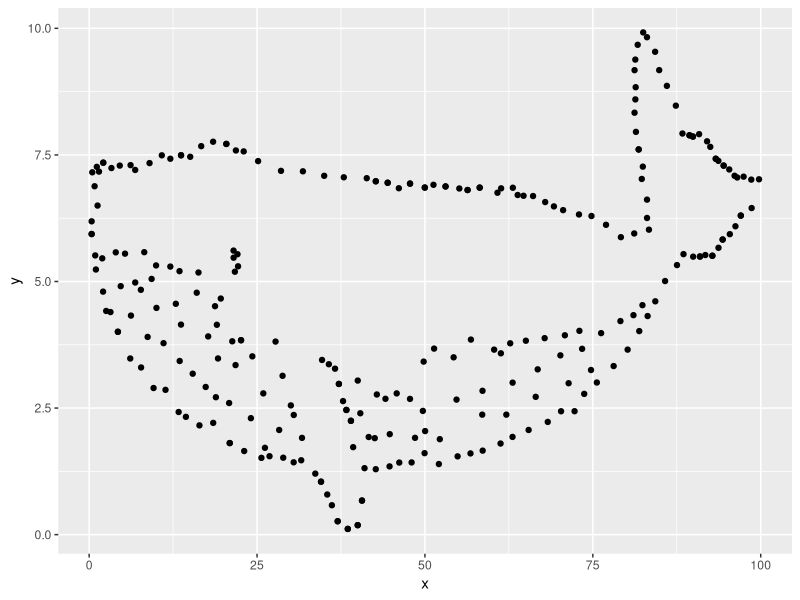
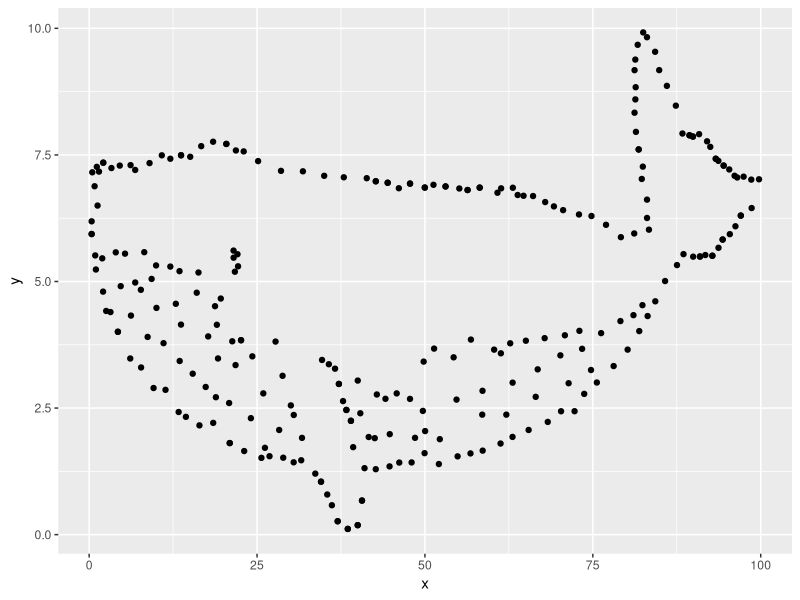
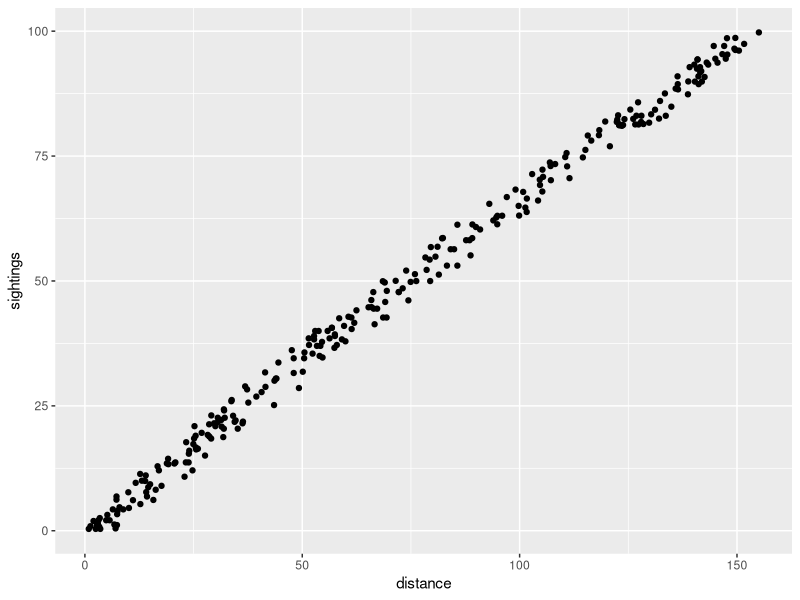
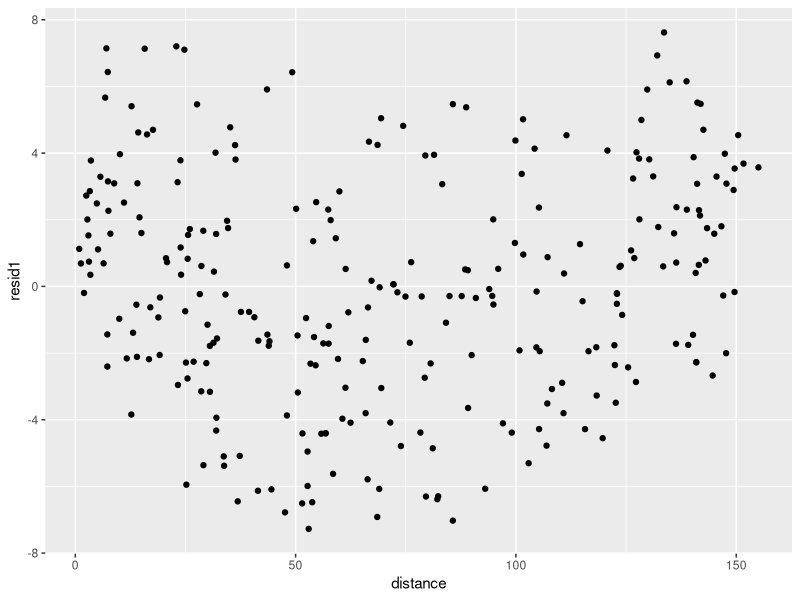
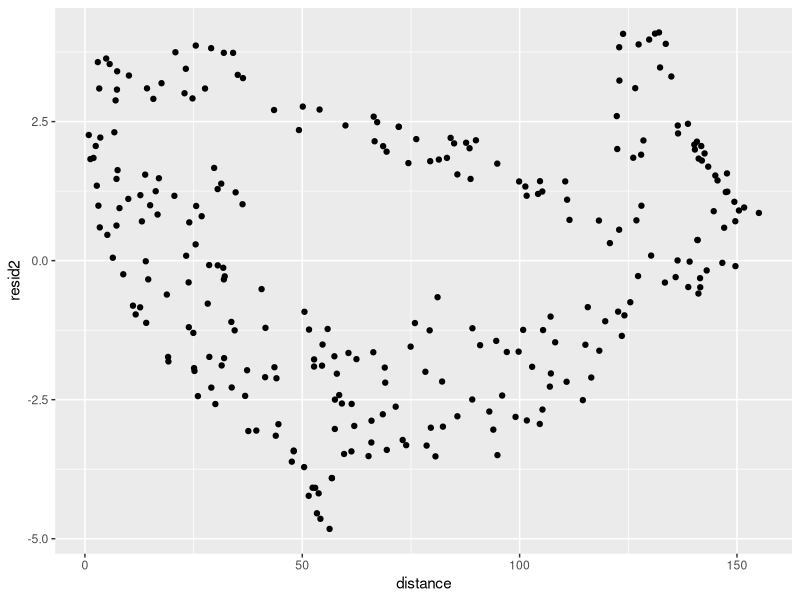

These figures' R source, in order:
library(tidyverse)

set.seed(1841)

# ==========================================================
# Whale shape generator
# ==========================================================

whale <- read_csv("lab/ahab-data.csv")
n <- length(whale$x)

ggplot(whale, aes(x = x, y = y)) + geom_point()

# ==========================================================
# Predictor variables
# ==========================================================

sightings <- whale$x 
fog <- sample(1:10, size = n, replace = T)
error <- whale$y


ggplot(tibble(x = sightings, y = error), aes(x = x, y = y)) + geom_point()
# ==========================================================
# Construct response
# ==========================================================
#
# Whale pattern = residual structure
#
# Simple model:
# distance ~ sightings
#
# residuals follow whale_y
#
# Multiple model:
# distance ~ sightings + fog
#
# fog explains most of whale_y,
# leaving a smaller whale behind.
# ==========================================================

distance <-
  1.5 * sightings +
  -.8 * fog +
  error 


voyage <- tibble(
  day = seq_len(n),
  distance,
  sightings,
  fog
)

ggplot(voyage, aes(x = distance, y = sightings)) + geom_point()

write.csv(voyage,
          "lab/regression_ahab.csv",
          row.names = FALSE)


reg1 <- lm(distance ~ sightings, data = voyage)
voyage$resid1 <- resid(reg1)

ggplot(voyage, aes(x = distance, y = resid1)) + geom_point()

reg2 <- lm(distance ~ sightings + fog, data = voyage)
voyage$resid2 <- resid(reg2)
summary(reg2)
ggplot(voyage, aes(x = distance, y = resid2)) + geom_point()
